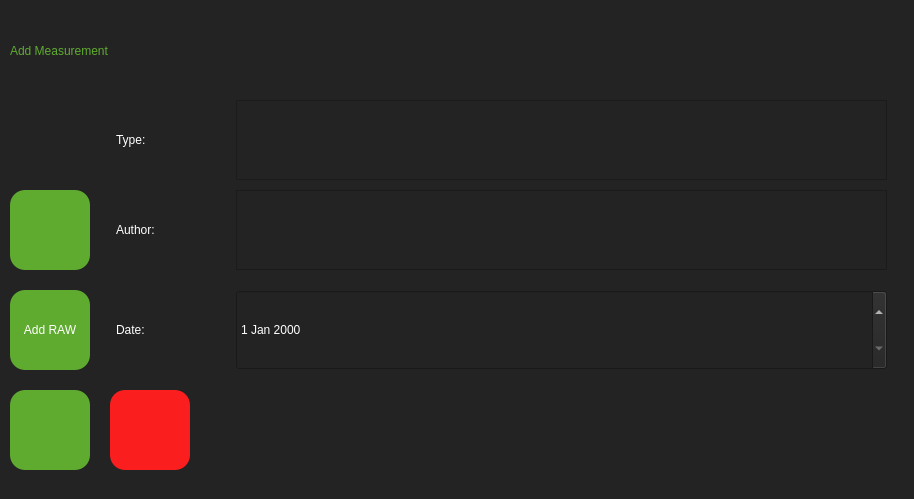
<?xml version="1.0" encoding="UTF-8"?>
<ui version="4.0">
 <class>Dialog</class>
 <widget class="QDialog" name="Dialog">
  <property name="geometry">
   <rect>
    <x>0</x>
    <y>0</y>
    <width>914</width>
    <height>499</height>
   </rect>
  </property>
  <property name="windowTitle">
   <string>Dialog</string>
  </property>
  <property name="styleSheet">
   <string notr="true">background-color: rgb(35, 35, 35);</string>
  </property>
  <widget class="QLabel" name="label">
   <property name="geometry">
    <rect>
     <x>10</x>
     <y>10</y>
     <width>521</width>
     <height>81</height>
    </rect>
   </property>
   <property name="styleSheet">
    <string notr="true">color: rgb(95, 171, 48);
font: 32pt &quot;Cambria&quot;;</string>
   </property>
   <property name="text">
    <string>Add Measurement</string>
   </property>
  </widget>
  <widget class="QPlainTextEdit" name="textEditMsrType">
   <property name="geometry">
    <rect>
     <x>236</x>
     <y>100</y>
     <width>651</width>
     <height>80</height>
    </rect>
   </property>
   <property name="styleSheet">
    <string notr="true">color: rgb(95, 171, 48);
font: 32pt &quot;Cambria&quot;;</string>
   </property>
   <property name="plainText">
    <string/>
   </property>
  </widget>
  <widget class="QLabel" name="label_2">
   <property name="geometry">
    <rect>
     <x>116</x>
     <y>100</y>
     <width>80</width>
     <height>80</height>
    </rect>
   </property>
   <property name="styleSheet">
    <string notr="true">color: rgb(255, 255, 255);
font: 24pt &quot;Cambria&quot;;</string>
   </property>
   <property name="text">
    <string>Type:</string>
   </property>
  </widget>
  <widget class="QLabel" name="label_3">
   <property name="geometry">
    <rect>
     <x>116</x>
     <y>190</y>
     <width>101</width>
     <height>80</height>
    </rect>
   </property>
   <property name="styleSheet">
    <string notr="true">color: rgb(255, 255, 255);
font: 24pt &quot;Cambria&quot;;</string>
   </property>
   <property name="text">
    <string>Author:</string>
   </property>
  </widget>
  <widget class="QPlainTextEdit" name="textEditMsrAuthor">
   <property name="geometry">
    <rect>
     <x>236</x>
     <y>190</y>
     <width>651</width>
     <height>80</height>
    </rect>
   </property>
   <property name="styleSheet">
    <string notr="true">color: rgb(95, 171, 48);
font: 32pt &quot;Cambria&quot;;</string>
   </property>
   <property name="plainText">
    <string/>
   </property>
  </widget>
  <widget class="QLabel" name="label_4">
   <property name="geometry">
    <rect>
     <x>116</x>
     <y>290</y>
     <width>71</width>
     <height>80</height>
    </rect>
   </property>
   <property name="styleSheet">
    <string notr="true">color: rgb(255, 255, 255);
font: 24pt &quot;Cambria&quot;;</string>
   </property>
   <property name="text">
    <string>Date:</string>
   </property>
  </widget>
  <widget class="QDateEdit" name="dateEdit">
   <property name="geometry">
    <rect>
     <x>236</x>
     <y>290</y>
     <width>651</width>
     <height>80</height>
    </rect>
   </property>
   <property name="styleSheet">
    <string notr="true">color: rgb(255, 255, 255);
font: 24pt &quot;Cambria&quot;;</string>
   </property>
  </widget>
  <widget class="QPushButton" name="btnFinish">
   <property name="geometry">
    <rect>
     <x>10</x>
     <y>390</y>
     <width>80</width>
     <height>80</height>
    </rect>
   </property>
   <property name="styleSheet">
    <string notr="true">QPushButton{background-color:rgba(95, 171, 48);
color: rgb(255,255,255);
border-radius: 15px;}</string>
   </property>
   <property name="text">
    <string/>
   </property>
   <property name="icon">
    <iconset>
     <normaloff>icons-1.8.1/icons/check2.svg</normaloff>icons-1.8.1/icons/check2.svg</iconset>
   </property>
   <property name="iconSize">
    <size>
     <width>64</width>
     <height>64</height>
    </size>
   </property>
  </widget>
  <widget class="QPushButton" name="btnAbort">
   <property name="geometry">
    <rect>
     <x>110</x>
     <y>390</y>
     <width>80</width>
     <height>80</height>
    </rect>
   </property>
   <property name="styleSheet">
    <string notr="true">QPushButton{background-color:rgba(250, 30, 30);
color: rgb(255,255,255);
border-radius: 15px;}
	</string>
   </property>
   <property name="text">
    <string/>
   </property>
   <property name="icon">
    <iconset>
     <normaloff>icons-1.8.1/icons/x-square.svg</normaloff>icons-1.8.1/icons/x-square.svg</iconset>
   </property>
   <property name="iconSize">
    <size>
     <width>64</width>
     <height>64</height>
    </size>
   </property>
  </widget>
  <widget class="QPushButton" name="btnaddGraphs">
   <property name="geometry">
    <rect>
     <x>10</x>
     <y>190</y>
     <width>80</width>
     <height>80</height>
    </rect>
   </property>
   <property name="styleSheet">
    <string notr="true">QPushButton{background-color:rgba(95, 171, 48);
color: rgb(255,255,255);
border-radius: 15px;}</string>
   </property>
   <property name="text">
    <string/>
   </property>
   <property name="icon">
    <iconset>
     <normaloff>icons-1.8.1/icons/graph-down.svg</normaloff>icons-1.8.1/icons/graph-down.svg</iconset>
   </property>
   <property name="iconSize">
    <size>
     <width>64</width>
     <height>64</height>
    </size>
   </property>
  </widget>
  <widget class="QPushButton" name="btnAddRaw">
   <property name="geometry">
    <rect>
     <x>10</x>
     <y>290</y>
     <width>80</width>
     <height>80</height>
    </rect>
   </property>
   <property name="styleSheet">
    <string notr="true">QPushButton{background-color:rgba(95, 171, 48);
color: rgb(255,255,255);
border-radius: 15px;}</string>
   </property>
   <property name="text">
    <string>Add RAW</string>
   </property>
  </widget>
 </widget>
 <resources/>
 <connections/>
</ui>
